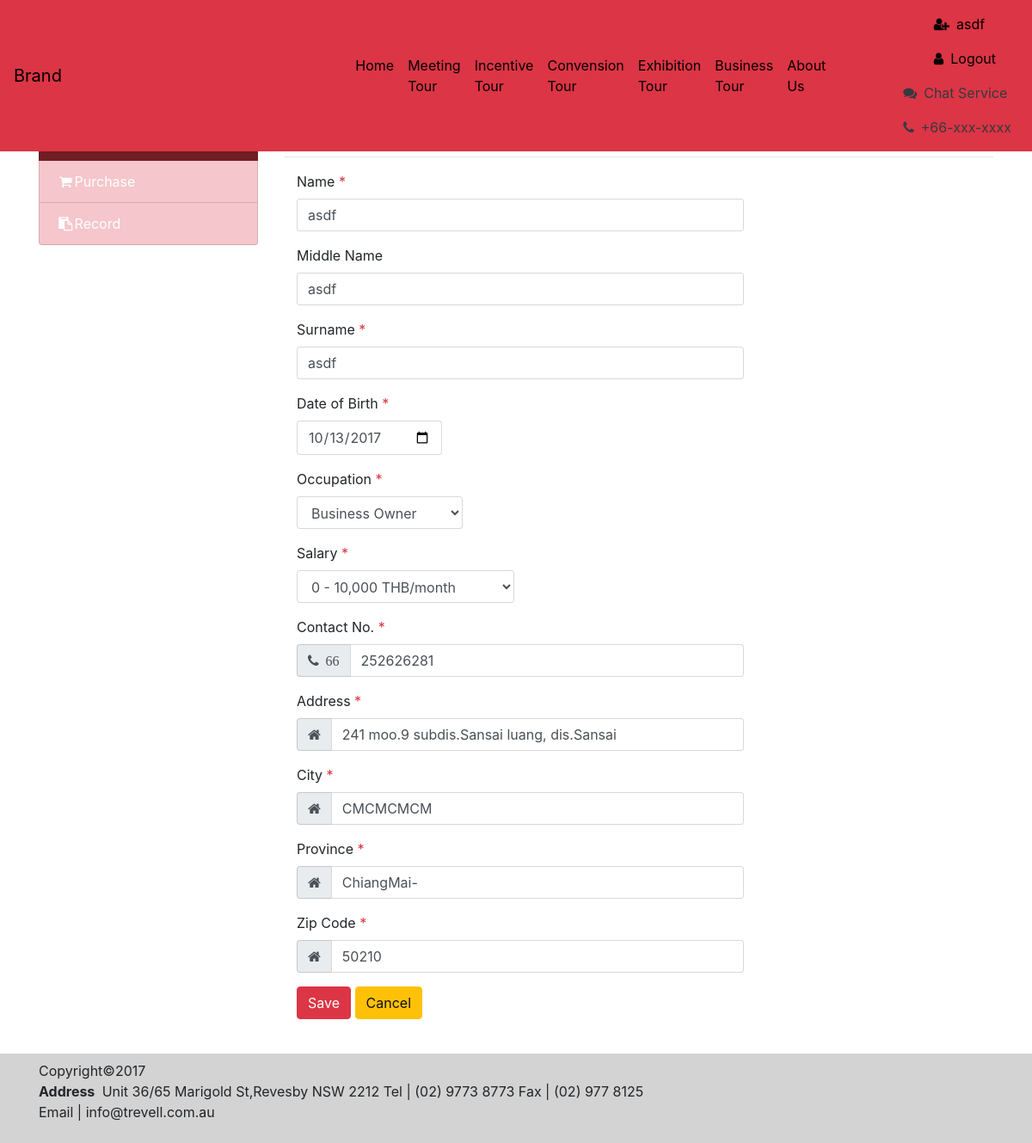
Screenshot of /Chinese_Tour/editInfo.php (signed in) with the database file from the repository.
### tables this page shows
CREATE TABLE `member` (
  `id` int(11) NOT NULL,
  `username` varchar(50) NOT NULL,
  `password` varchar(60) NOT NULL,
  `first_name` varchar(50) NOT NULL,
  `middle_name` varchar(50) NOT NULL,
  `last_name` varchar(50) NOT NULL,
  `dob` date NOT NULL,
  `country_code` int(11) NOT NULL,
  `phone` varchar(15) NOT NULL,
  `email` varchar(50) NOT NULL,
  `address` varchar(100) NOT NULL,
  `city` varchar(50) NOT NULL,
  `province` varchar(50) NOT NULL,
  `zipcode` varchar(6) NOT NULL,
  `occupation` int(11) NOT NULL,
  `salary` int(11) NOT NULL,
  `active` int(11) NOT NULL DEFAULT '0',
  `hash` varchar(60) NOT NULL
);

### Chinese_Tour/editInfo.php (the view, shortened to what this page needs)
<?php
    include('module/session.php');
    $id = $_SESSION['login_id'];
  $sql_db =  "SELECT * FROM `member` WHERE id=$id" ;
  $result2 = mysqli_query($conn,$sql_db);
  $data = mysqli_fetch_array($result2);
  $firstname_db = $data['first_name'];
  $middlename_db = $data['middle_name'];
  $lastname_db = $data['last_name'];
  $phone_db = $data['phone'];
  $salary_db = $data['salary'];
  $occupation_db = $data['occupation'];
  $date_of_birth = $data['dob'];
  $address_db = $data['address'];
  $city_db = $data['city'];
  $province_db = $data['province'];
  $zipcode_db = $data['zipcode'];
?>
<!DOCTYPE html>
<html lang="en">
<head>
    <link rel="stylesheet" href="https://maxcdn.bootstrapcdn.com/font-awesome/4.6.1/css/font-awesome.min.css">
    <link href="vendor/bootstrap/css/bootstrap.min.css" rel="stylesheet">
    <link href="css/modern-business.css" rel="stylesheet">
</head>
<body>
  <?php
    include 'component/header.php';
    ?>
  <br><br>
  <div class="container">
    <div class="row">
      <div class="col-lg-3 mb-4">
        <div class="list-group admin-menu">
          <a href="Profile.php" class="list-group-item list-group-item-danger active text-white"><i class="fa fa-user fa-fw"></i>Profile</a>
          <a href="Purchase.php" class="list-group-item list-group-item-danger text-white"><i class="fa fa-shopping-cart fa-fw"></i>Purchase</a>
          <a href="Record.php" class="list-group-item list-group-item-danger text-white"><i class="fa fa-clipboard fa-fw"></i>Record</a>
        </div>
      </div>
      <div class="col-lg-9 mb-4">
        <h3 class="entry-title"><span><br>Account Information</span> </h3>
        <hr>
        <form action='php_edit_func.php' method="post">
      <div class="form-group">
        <label class="control-label col-sm-8">Name <span class="text-danger">*</span></label>
        <div class="col-sm-8">
          <div class="input-group">
            <input onkeyup = "Validate(this)" id="txt" type="text" class="form-control" name="firstname" id="firstname" value= "<?php echo $firstname_db ?>"required>
          </div>
        </div>
      </div>
      <div class="form-group">
        <label class="control-label col-sm-8">Middle Name</label>
        <div class="col-sm-8">
          <div class="input-group">
            <input onkeyup = "Validate(this)" type="text" class="form-control" name="middlename" id="middlename" value="<?php echo $middlename_db ?>">
          </div>
        </div>
      </div>
      <div class="form-group">
        <label class="control-label col-sm-8">Surname <span class="text-danger">*</span></label>
        <div class="col-sm-8">
          <div class="input-group">
            <input onkeyup = "Validate(this)" type="text" class="form-control" name="surname" id="surname" value="<?php echo $lastname_db ?>" required>
          </div>
        </div>
      </div>
      <div class="form-group">
        <label class="control-label col-sm-8">Date of Birth <span class="text-danger">*</span></label>
        <div class="col-md-8 col-sm-9">
          <div class="form-inline">
            <div class="form-group">
            <input required id="dob" name="dob" class="form-control" type="date" value="<?php echo $date_of_birth ?>"/>
            </div>
          </div>
        </div>
      </div>
      <div class="form-group">
        <label class="control-label col-sm-8">Occupation<span class="text-danger"> *</span></label>
        <div class="form-inline col-md-8 col-sm-9">
          <select name="Occupation" class="form-control"  required >
    <option value="1" <?php if($occupation_db == 1) echo "selected"; ?>>Business Owner</option>
          </select>
      </div>
      </div>
      <div class="form-group">
        <label class="control-label col-sm-8">Salary<span class="text-danger"> *</span></label>
        <div class="form-inline col-md-8 col-sm-9">
          <select name="salary" class="form-control" required>
            <option value="1" <?php if($salary_db == 1) echo "selected"; ?> >0&nbsp;-&nbsp;10,000&nbsp;THB/month</option>
          </select>
      </div>
      </div>
      <div class="form-group">
        <label class="control-label col-sm-8">Contact No. <span class="text-danger">*</span></label>
        <div class="col-sm-8">
          <div class="input-group">
            <span class="input-group-addon"><i class="fa fa-phone">&nbsp;&nbsp;66</i></span>
          <input onkeyup="validatephone(this);" type="text" class="form-control phone" maxlength="9" name="contactnum" id="contactnum" value="<?php echo $phone_db ?>" required>
          </div>
        </div>
      </div>
      <div class="form-group">
        <label class="control-label col-sm-8">Address <span class="text-danger">*</span></label>
        <div class="col-sm-8">
          <div class="input-group">
            <span class="input-group-addon req"><i class="fa fa-home"></i></span>
            <input required name="address" type="text" class="form-control inputpass" minlength="4" maxlength="50" value="<?php echo $address_db ?>" id="address" placeholder="Address" />
          </div>
        </div>
      </div>
      <div class="form-group">
        <label class="control-label col-sm-8">City <span class="text-danger">*</span></label>
        <div class="col-sm-8">
          <div class="input-group">
            <span class="input-group-addon req"><i class="fa fa-home"></i></span>
          <input onkeyup = "Validate(this)" id="txt" type="text" class="form-control" name="city" id="city" value="<?php echo $city_db ?>" placeholder="City" required>
          </div>
        </div>
      </div>
      <div class="form-group">
        <label class="control-label col-sm-8">Province <span class="text-danger">*</span></label>
        <div class="col-sm-8">
          <div class="input-group">
            <span class="input-group-addon req"><i class="fa fa-home"></i></span>
            <input onkeyup = "Validate(this)" id="txt" type="text" class="form-control" name="province" id="province" value="<?php echo $province_db ?>" placeholder="Province" required>
          </div>
        </div>
      </div>
      <div class="form-group">
        <label class="control-label col-sm-8">Zip Code <span class="text-danger">*</span></label>
        <div class="col-sm-8">
          <div class="input-group">
            <span class="input-group-addon req"><i class="fa fa-home"></i></span>
          <input onkeyup="validatephone(this);" type="text" class="form-control phone" maxlength="5" name="zipcode" value="<?php echo $zipcode_db ?>" id="zipcode" placeholder="Zip Code" required>
          </div>
        </div>
      </div>
      <div class="form-group">
        <div class="col-sm-8 float-none">
          <input type="submit" class="btn btn-danger btn-md" value="Save" name='save'>
          <input name="Submit" type="button" value="Cancel" onclick="window.location.href='Profile.php'" class="btn btn-warning">
        </div>
      </div>
      </form>
    </div>
  </div>
</div>
<?php
    include 'component/footer.php';
    ?>
</body>
</html>

### Chinese_Tour/css/modern-business.css (style rules this page uses)
body { padding-top: 54px; }
@media (min-width: 992px) { body { padding-top: 56px; } }
a { color: #000 !important; }
html,body { height:100%; }
.carousel,.item,.active { height:100%; }

### rows the page displays
member: firstname "asdf", middlename "asdf", surname "asdf", dob "10/13/2017", Occupation "Business Owner", salary "0 - 10,000 THB/month", contactnum "252626281", address "241 moo.9 subdis.Sansai luang, dis.Sansai", city "CMCMCMCM", province "ChiangMai-", zipcode "50210"

### other values shown
$GLOBALS['firstname'] "asdf"
